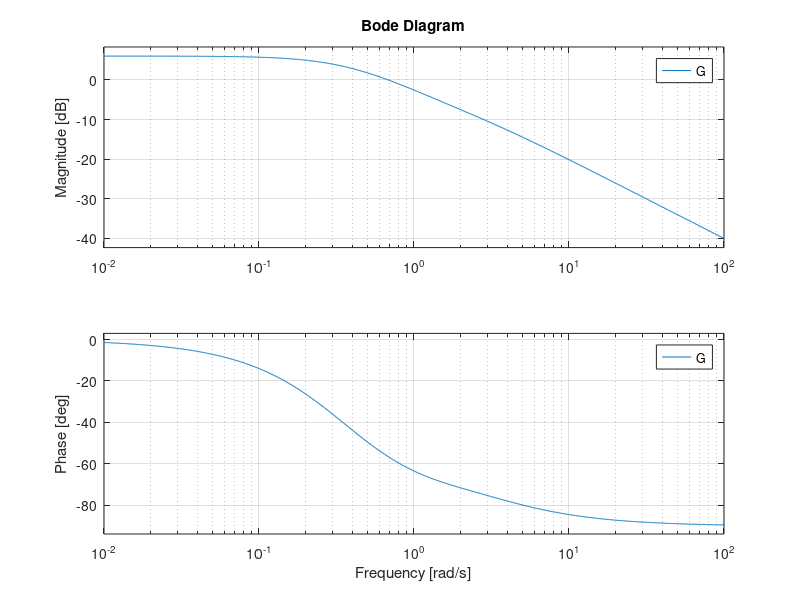

Recreate this plot in MATLAB. (Note: this script raises an error after producing the figure.)
%% Non-Minimum Phase Systems
% There is no maximum phase system because, we can delay as much as we
% want.
%% Create Non-minimum Phase Systems
% Create a system
G = tf([1 2], [1 3 1])
bode(G)
% Comment: We can create same magnitude plot for many transfer function but
% phase shift will be always different.

hold all
% First way with delay
G_delay = tf([1 2],[1 3 1],'InputDelay',1)
bode(G_delay)

% Second way with right half plane zeros
G_RHP_zero = tf([-1 2],[1 3 1])
bode(G_RHP_zero)

%% Step Responses
figure
step(G, G_delay, G_RHP_zero)
% Comment: As seen RHP_zero response goes down firstly and it is seen real
% systems.
% Example: https://www.mathworks.com/help/slcontrol/ug/control-of-an-inverted-pendulum-on-a-cart.html?s_eid=PSM_15028
% But RHP zeros systems are hard to control, the easiest method to
% stabilize is lowering the controller gain.

%% end.